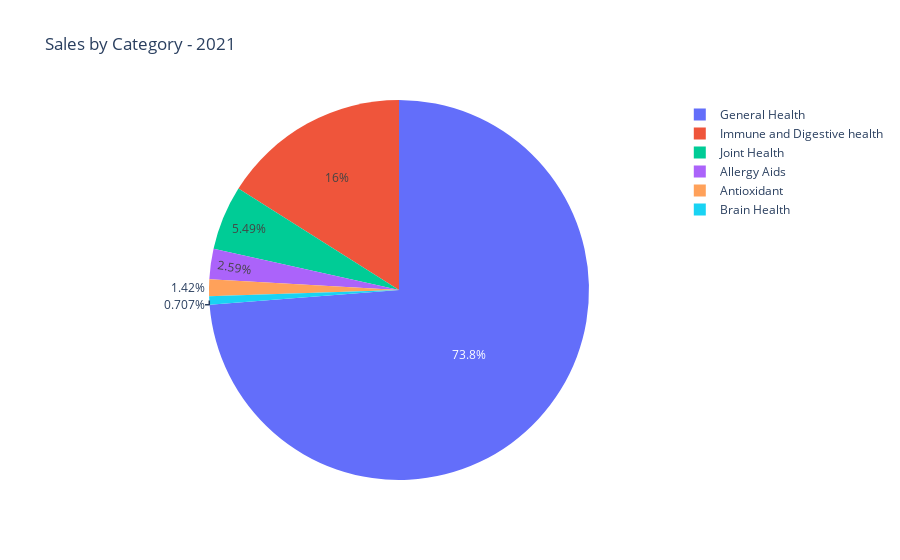

The notebook cell saved with this chart:
### Code cell
# Plotly pie chart - net sales by "category" column value - 2021 Only
sales_by_category_2021_fig = px.pie(per_category_sales_2021, names ="category", values = "net_sales", title="Sales by Category - 2021",
        labels={"category" : 'Category', "net_sales" :'Sales in $'})


sales_by_category_2021_fig.show()

### Figure 1 — Plotly figure (JSON) as saved in the notebook; plotly's stock layout.template omitted (floating-point values rounded to 4 significant figures)
{"data": [{"domain": {"x": [0, 1], "y": [0, 1]}, "hovertemplate": "Category=%{label}<br>Sales in $=%{value}<extra></extra>", "labels": ["Allergy Aids", "Antioxidant", "Brain Health", "General Health", "Immune and Digestive health", "Joint Health"], "legendgroup": "", "name": "", "showlegend": true, "type": "pie", "values": [120400.0, 65940.0, 32800.0, 3424000.0, 744000.0, 254800.0]}], "layout": {"legend": {"tracegroupgap": 0}, "title": {"text": "Sales by Category - 2021"}}}
